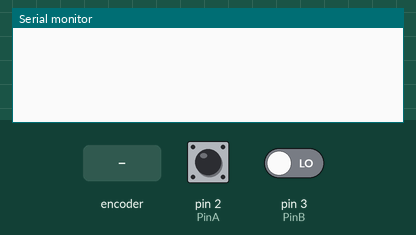
A sketch run on a simulated Arduino Uno, built with avr-gcc and run on an emulated ATmega328P. Shown: the last lines printed to the serial monitor. Inputs (shaded band) come from the test bench; at power-on: pin 2 (PinA) HIGH, pin 3 (PinB) LOW.

Above: at 1.2 s.
1.3 s: rotary encoder on pin 2 (PinA) / pin 3 (PinB) turned 1 step (first pin leading)
At 2.2 s:
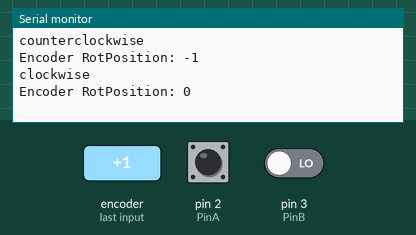
3.0 s: rotary encoder on pin 2 (PinA) / pin 3 (PinB) turned 1 step (first pin leading)
At 3.5 s:
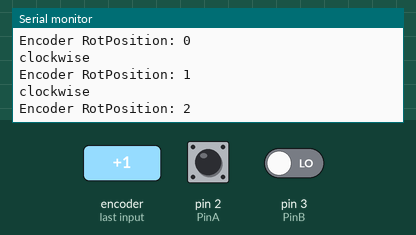
Timing chart, 0 to 6.0 s (numbered marks = the images above; inputs shaded):
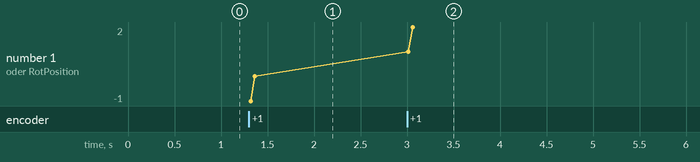

The sketch:

RotaryEncoder.ino
```cpp
/* Author: Danny van den Brande, Arduinosensors.nl
 This is a example on how to use the KY-040 Rotary encoder.
 Its very basic but if your new to arduino or could not find
 any code, then you have something to start with.
 because there is little documentation about the KY sensor kit.
 */
int PinA = 2;  // Pin 2 to clk on encoder
int PinB = 3;  // Pin 3 to DT on encoder

int RotPosition = 0;
int pinA_Last;
int pinA_Current;

boolean bCW;
void setup() {
	Serial.begin(9600);
	pinMode(PinA, INPUT);
	pinMode(PinB, INPUT);

	pinA_Last = digitalRead(PinA);
}
void loop() {
	pinA_Current = digitalRead(PinA);

	if (pinA_Current != pinA_Last) { // we use the DT pin to find out which way we turning.
		// CLK is changed ?
		if (digitalRead(PinB) != pinA_Current) {  // Clockwise
			RotPosition++;
			bCW = true;
		} else { //Counterclockwise
			RotPosition--;
			bCW = false;
		}
		if (bCW) { // turning right will turn on red led.
			Serial.println("clockwise");
		} else {        // turning left will turn on green led.
			Serial.println("counterclockwise");
		}
		Serial.print("Encoder RotPosition: ");
		Serial.println(RotPosition);
	}
	pinA_Last = pinA_Current;
}
```

Measured:
- after the input at 1.3 s, the serial monitor: prints a new line at once (image 1)
- after the input at 3.0 s, the serial monitor: prints a new line at once (image 2)
- plotted number 1: 0 → 2 after the input at 3.0 s
